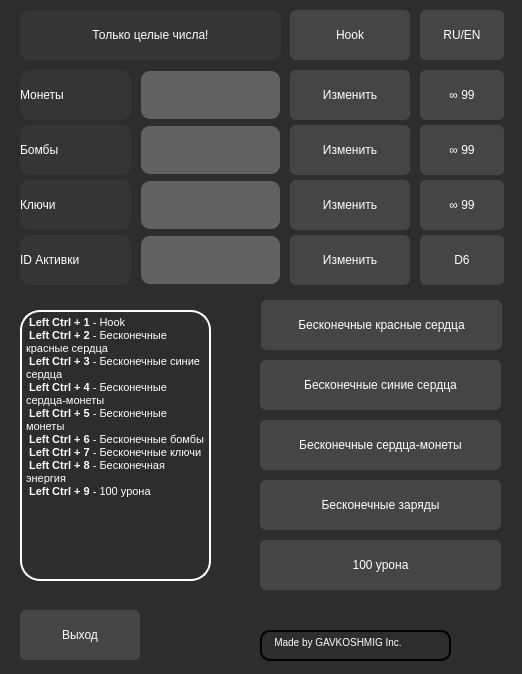
<?xml version="1.0" encoding="UTF-8"?>
<ui version="4.0">
 <class>MainWindow</class>
 <widget class="QMainWindow" name="MainWindow">
  <property name="enabled">
   <bool>true</bool>
  </property>
  <property name="geometry">
   <rect>
    <x>0</x>
    <y>0</y>
    <width>522</width>
    <height>674</height>
   </rect>
  </property>
  <property name="windowTitle">
   <string>Isaac`s Cheats</string>
  </property>
  <property name="styleSheet">
   <string notr="true"/>
  </property>
  <widget class="QWidget" name="centralwidget">
   <property name="styleSheet">
    <string notr="true">QWidget{
background-color: rgb(45, 45, 45);
}</string>
   </property>
   <widget class="QLabel" name="Int_Numbers_Only">
    <property name="geometry">
     <rect>
      <x>20</x>
      <y>10</y>
      <width>261</width>
      <height>50</height>
     </rect>
    </property>
    <property name="styleSheet">
     <string notr="true">QLabel{
	color: rgb(255, 255, 255);
	font: 75 11pt &quot;MS Shell Dlg 2&quot;;
	background-color: rgb(53, 53, 53);
	border-radius: 10px;
}</string>
    </property>
    <property name="text">
     <string>&lt;html&gt;&lt;head/&gt;&lt;body&gt;&lt;p align=&quot;center&quot;&gt;Только целые числа!&lt;/p&gt;&lt;/body&gt;&lt;/html&gt;</string>
    </property>
    <property name="margin">
     <number>10</number>
    </property>
   </widget>
   <widget class="QLabel" name="Coins">
    <property name="geometry">
     <rect>
      <x>20</x>
      <y>70</y>
      <width>111</width>
      <height>50</height>
     </rect>
    </property>
    <property name="styleSheet">
     <string notr="true">QLabel{
	color: rgb(255, 255, 255);
	font: 75 11pt &quot;MS Shell Dlg 2&quot;;
	background-color: rgb(53, 53, 53);
	border-radius: 10px;
}</string>
    </property>
    <property name="text">
     <string>Монеты</string>
    </property>
    <property name="margin">
     <number>10</number>
    </property>
   </widget>
   <widget class="QLabel" name="Bombs">
    <property name="geometry">
     <rect>
      <x>20</x>
      <y>125</y>
      <width>111</width>
      <height>50</height>
     </rect>
    </property>
    <property name="styleSheet">
     <string notr="true">QLabel{
	color: rgb(255, 255, 255);
	font: 75 11pt &quot;MS Shell Dlg 2&quot;;
	background-color: rgb(53, 53, 53);
	border-radius: 10px;
}</string>
    </property>
    <property name="text">
     <string>Бомбы</string>
    </property>
    <property name="margin">
     <number>10</number>
    </property>
   </widget>
   <widget class="QLabel" name="Keys">
    <property name="geometry">
     <rect>
      <x>20</x>
      <y>180</y>
      <width>111</width>
      <height>50</height>
     </rect>
    </property>
    <property name="styleSheet">
     <string notr="true">QLabel{
	color: rgb(255, 255, 255);
	font: 75 11pt &quot;MS Shell Dlg 2&quot;;
	background-color: rgb(53, 53, 53);
	border-radius: 10px;
}</string>
    </property>
    <property name="text">
     <string>Ключи</string>
    </property>
    <property name="margin">
     <number>10</number>
    </property>
   </widget>
   <widget class="QLabel" name="Active_items">
    <property name="geometry">
     <rect>
      <x>20</x>
      <y>235</y>
      <width>111</width>
      <height>50</height>
     </rect>
    </property>
    <property name="styleSheet">
     <string notr="true">QLabel{
	color: rgb(255, 255, 255);
	font: 75 11pt &quot;MS Shell Dlg 2&quot;;
	background-color: rgb(53, 53, 53);
	border-radius: 10px;
}</string>
    </property>
    <property name="text">
     <string>ID Активки</string>
    </property>
    <property name="margin">
     <number>10</number>
    </property>
   </widget>
   <widget class="QPushButton" name="Change_coins">
    <property name="geometry">
     <rect>
      <x>290</x>
      <y>70</y>
      <width>120</width>
      <height>50</height>
     </rect>
    </property>
    <property name="styleSheet">
     <string notr="true">QPushButton {
	color: rgb(255, 255, 255);
	font: 10pt &quot;MS Shell Dlg 2&quot;;
    border-radius: 6px;
	background-color: rgb(69, 69, 69);
    min-width: 80px;
}
QPushButton:hover{
	border: 2px solid rgb(50, 50, 50);
}
QPushButton:pressed {
	background-color: rgb(64, 64, 64);
}

QPushButton:flat {
    border: none; 
}

QPushButton:default {
    border-color: navy; 
}</string>
    </property>
    <property name="text">
     <string>Изменить</string>
    </property>
   </widget>
   <widget class="QLineEdit" name="Input_coins">
    <property name="geometry">
     <rect>
      <x>140</x>
      <y>70</y>
      <width>141</width>
      <height>50</height>
     </rect>
    </property>
    <property name="styleSheet">
     <string notr="true">QLineEdit{
	font: 10pt &quot;MS Shell Dlg 2&quot;;
	border: 2px solid rgb(37, 39, 48, 0);
	border-radius: 10px;
	color: #FFF;
	padding-left: 20 px;
	padding-right: 20 px;
	background-color: rgb(97, 97, 97);
}
QLineEdit:hover{
	border: 2px solid rgb(104, 104, 104);
}
QLineEdit:focus{
	border: 2px solid rgb(255, 255, 255);
	
	background-color: rgb(141, 141, 141);
}</string>
    </property>
   </widget>
   <widget class="QLineEdit" name="Input_bombs">
    <property name="geometry">
     <rect>
      <x>140</x>
      <y>125</y>
      <width>141</width>
      <height>50</height>
     </rect>
    </property>
    <property name="styleSheet">
     <string notr="true">QLineEdit{
	font: 10pt &quot;MS Shell Dlg 2&quot;;
	border: 2px solid rgb(37, 39, 48, 0);
	border-radius: 10px;
	color: #FFF;
	padding-left: 20 px;
	padding-right: 20 px;
	background-color: rgb(97, 97, 97);
}
QLineEdit:hover{
	border: 2px solid rgb(104, 104, 104);
}
QLineEdit:focus{
	border: 2px solid rgb(255, 255, 255);
	
	background-color: rgb(141, 141, 141);
}</string>
    </property>
   </widget>
   <widget class="QLineEdit" name="Input_keys">
    <property name="geometry">
     <rect>
      <x>140</x>
      <y>180</y>
      <width>141</width>
      <height>50</height>
     </rect>
    </property>
    <property name="styleSheet">
     <string notr="true">QLineEdit{
	font: 10pt &quot;MS Shell Dlg 2&quot;;
	border: 2px solid rgb(37, 39, 48, 0);
	border-radius: 10px;
	color: #FFF;
	padding-left: 20 px;
	padding-right: 20 px;
	background-color: rgb(97, 97, 97);
}
QLineEdit:hover{
	border: 2px solid rgb(104, 104, 104);
}
QLineEdit:focus{
	border: 2px solid rgb(255, 255, 255);
	
	background-color: rgb(141, 141, 141);
}</string>
    </property>
   </widget>
   <widget class="QLineEdit" name="Input_items">
    <property name="geometry">
     <rect>
      <x>140</x>
      <y>235</y>
      <width>141</width>
      <height>50</height>
     </rect>
    </property>
    <property name="styleSheet">
     <string notr="true">QLineEdit{
	font: 10pt &quot;MS Shell Dlg 2&quot;;
	border: 2px solid rgb(37, 39, 48, 0);
	border-radius: 10px;
	color: #FFF;
	padding-left: 20 px;
	padding-right: 20 px;
	background-color: rgb(97, 97, 97);
}
QLineEdit:hover{
	border: 2px solid rgb(104, 104, 104);
}
QLineEdit:focus{
	border: 2px solid rgb(255, 255, 255);
	
	background-color: rgb(141, 141, 141);
}</string>
    </property>
   </widget>
   <widget class="QPushButton" name="Change_bombs">
    <property name="geometry">
     <rect>
      <x>290</x>
      <y>125</y>
      <width>120</width>
      <height>50</height>
     </rect>
    </property>
    <property name="styleSheet">
     <string notr="true">QPushButton {
	color: rgb(255, 255, 255);
	font: 10pt &quot;MS Shell Dlg 2&quot;;
    border-radius: 6px;
	background-color: rgb(69, 69, 69);
    min-width: 80px;
}
QPushButton:hover{
	border: 2px solid rgb(50, 50, 50);
}
QPushButton:pressed {
	background-color: rgb(64, 64, 64);
}

QPushButton:flat {
    border: none; 
}

QPushButton:default {
    border-color: navy; 
}</string>
    </property>
    <property name="text">
     <string>Изменить</string>
    </property>
   </widget>
   <widget class="QPushButton" name="Change_keys">
    <property name="geometry">
     <rect>
      <x>290</x>
      <y>180</y>
      <width>120</width>
      <height>50</height>
     </rect>
    </property>
    <property name="styleSheet">
     <string notr="true">QPushButton {
	color: rgb(255, 255, 255);
	font: 10pt &quot;MS Shell Dlg 2&quot;;
    border-radius: 6px;
	background-color: rgb(69, 69, 69);
    min-width: 80px;
}
QPushButton:hover{
	border: 2px solid rgb(50, 50, 50);
}
QPushButton:pressed {
	background-color: rgb(64, 64, 64);
}

QPushButton:flat {
    border: none; 
}

QPushButton:default {
    border-color: navy; 
}</string>
    </property>
    <property name="text">
     <string>Изменить</string>
    </property>
   </widget>
   <widget class="QPushButton" name="Change_items">
    <property name="geometry">
     <rect>
      <x>290</x>
      <y>235</y>
      <width>120</width>
      <height>50</height>
     </rect>
    </property>
    <property name="styleSheet">
     <string notr="true">QPushButton {
	color: rgb(255, 255, 255);
	font: 10pt &quot;MS Shell Dlg 2&quot;;
    border-radius: 6px;
	background-color: rgb(69, 69, 69);
    min-width: 80px;
}
QPushButton:hover{
	border: 2px solid rgb(50, 50, 50);
}
QPushButton:pressed {
	background-color: rgb(64, 64, 64);
}

QPushButton:flat {
    border: none; 
}

QPushButton:default {
    border-color: navy; 
}</string>
    </property>
    <property name="text">
     <string>Изменить</string>
    </property>
   </widget>
   <widget class="QPushButton" name="Infinity_coins">
    <property name="geometry">
     <rect>
      <x>420</x>
      <y>70</y>
      <width>84</width>
      <height>50</height>
     </rect>
    </property>
    <property name="styleSheet">
     <string notr="true">QPushButton {
	color: rgb(255, 255, 255);
	font: 10pt &quot;MS Shell Dlg 2&quot;;
    border-radius: 6px;
	background-color: rgb(69, 69, 69);
    min-width: 80px;
}
QPushButton:hover{
	border: 2px solid rgb(50, 50, 50);
}
QPushButton:pressed {
	background-color: rgb(64, 64, 64);
}

QPushButton:flat {
    border: none; 
}

QPushButton:default {
    border-color: navy; 
}</string>
    </property>
    <property name="text">
     <string>∞ 99</string>
    </property>
   </widget>
   <widget class="QPushButton" name="Infinity_bombs">
    <property name="geometry">
     <rect>
      <x>420</x>
      <y>125</y>
      <width>84</width>
      <height>50</height>
     </rect>
    </property>
    <property name="styleSheet">
     <string notr="true">QPushButton {
	color: rgb(255, 255, 255);
	font: 10pt &quot;MS Shell Dlg 2&quot;;
    border-radius: 6px;
	background-color: rgb(69, 69, 69);
    min-width: 80px;
}
QPushButton:hover{
	border: 2px solid rgb(50, 50, 50);
}
QPushButton:pressed {
	background-color: rgb(64, 64, 64);
}

QPushButton:flat {
    border: none; 
}

QPushButton:default {
    border-color: navy; 
}</string>
    </property>
    <property name="text">
     <string>∞ 99</string>
    </property>
   </widget>
   <widget class="QPushButton" name="Infinity_keys">
    <property name="geometry">
     <rect>
      <x>420</x>
      <y>180</y>
      <width>84</width>
      <height>50</height>
     </rect>
    </property>
    <property name="styleSheet">
     <string notr="true">QPushButton {
	color: rgb(255, 255, 255);
	font: 10pt &quot;MS Shell Dlg 2&quot;;
    border-radius: 6px;
	background-color: rgb(69, 69, 69);
    min-width: 80px;
}
QPushButton:hover{
	border: 2px solid rgb(50, 50, 50);
}
QPushButton:pressed {
	background-color: rgb(64, 64, 64);
}

QPushButton:flat {
    border: none; 
}

QPushButton:default {
    border-color: navy; 
}</string>
    </property>
    <property name="text">
     <string>∞ 99</string>
    </property>
   </widget>
   <widget class="QPushButton" name="D6_btn">
    <property name="geometry">
     <rect>
      <x>420</x>
      <y>235</y>
      <width>84</width>
      <height>50</height>
     </rect>
    </property>
    <property name="styleSheet">
     <string notr="true">QPushButton {
	color: rgb(255, 255, 255);
	font: 10pt &quot;MS Shell Dlg 2&quot;;
    border-radius: 6px;
	background-color: rgb(69, 69, 69);
    min-width: 80px;
}
QPushButton:hover{
	border: 2px solid rgb(50, 50, 50);
}
QPushButton:pressed {
	background-color: rgb(64, 64, 64);
}

QPushButton:flat {
    border: none; 
}

QPushButton:default {
    border-color: navy; 
}</string>
    </property>
    <property name="text">
     <string>D6</string>
    </property>
   </widget>
   <widget class="QPushButton" name="Inf_energy">
    <property name="geometry">
     <rect>
      <x>260</x>
      <y>480</y>
      <width>241</width>
      <height>50</height>
     </rect>
    </property>
    <property name="styleSheet">
     <string notr="true">QPushButton {
	color: rgb(255, 255, 255);
	font: 10pt &quot;MS Shell Dlg 2&quot;;
    border-radius: 6px;
	background-color: rgb(69, 69, 69);
    min-width: 80px;
}
QPushButton:hover{
	border: 2px solid rgb(50, 50, 50);
}
QPushButton:pressed {
	background-color: rgb(64, 64, 64);
}

QPushButton:flat {
    border: none; 
}

QPushButton:default {
    border-color: navy; 
}</string>
    </property>
    <property name="text">
     <string>Бесконечные заряды</string>
    </property>
   </widget>
   <widget class="QPushButton" name="Dmg_btn">
    <property name="geometry">
     <rect>
      <x>260</x>
      <y>540</y>
      <width>241</width>
      <height>50</height>
     </rect>
    </property>
    <property name="styleSheet">
     <string notr="true">QPushButton {
	color: rgb(255, 255, 255);
	font: 10pt &quot;MS Shell Dlg 2&quot;;
    border-radius: 6px;
	background-color: rgb(69, 69, 69);
    min-width: 80px;
}
QPushButton:hover{
	border: 2px solid rgb(50, 50, 50);
}
QPushButton:pressed {
	background-color: rgb(64, 64, 64);
}

QPushButton:flat {
    border: none; 
}

QPushButton:default {
    border-color: navy; 
}</string>
    </property>
    <property name="text">
     <string>100 урона</string>
    </property>
   </widget>
   <widget class="QPushButton" name="Inf_hearts_coins">
    <property name="geometry">
     <rect>
      <x>260</x>
      <y>420</y>
      <width>241</width>
      <height>50</height>
     </rect>
    </property>
    <property name="styleSheet">
     <string notr="true">QPushButton {
	color: rgb(255, 255, 255);
	font: 10pt &quot;MS Shell Dlg 2&quot;;
    border-radius: 6px;
	background-color: rgb(69, 69, 69);
    min-width: 80px;
}
QPushButton:hover{
	border: 2px solid rgb(50, 50, 50);
}
QPushButton:pressed {
	background-color: rgb(64, 64, 64);
}

QPushButton:flat {
    border: none; 
}

QPushButton:default {
    border-color: navy; 
}</string>
    </property>
    <property name="text">
     <string>Бесконечные сердца-монеты</string>
    </property>
   </widget>
   <widget class="QPushButton" name="Inf_red_hearts">
    <property name="geometry">
     <rect>
      <x>261</x>
      <y>300</y>
      <width>241</width>
      <height>50</height>
     </rect>
    </property>
    <property name="styleSheet">
     <string notr="true">QPushButton {
	color: rgb(255, 255, 255);
	font: 10pt &quot;MS Shell Dlg 2&quot;;
    border-radius: 6px;
	background-color: rgb(69, 69, 69);
    min-width: 80px;
}
QPushButton:hover{
	border: 2px solid rgb(50, 50, 50);
}
QPushButton:pressed {
	background-color: rgb(64, 64, 64);
}

QPushButton:flat {
    border: none; 
}

QPushButton:default {
    border-color: navy; 
}</string>
    </property>
    <property name="text">
     <string>Бесконечные красные сердца</string>
    </property>
   </widget>
   <widget class="QPushButton" name="Inf_blue_hearts">
    <property name="geometry">
     <rect>
      <x>260</x>
      <y>360</y>
      <width>241</width>
      <height>50</height>
     </rect>
    </property>
    <property name="styleSheet">
     <string notr="true">QPushButton {
	color: rgb(255, 255, 255);
	font: 10pt &quot;MS Shell Dlg 2&quot;;
    border-radius: 6px;
	background-color: rgb(69, 69, 69);
    min-width: 80px;
}
QPushButton:hover{
	border: 2px solid rgb(50, 50, 50);
}
QPushButton:pressed {
	background-color: rgb(64, 64, 64);
}

QPushButton:flat {
    border: none; 
}

QPushButton:default {
    border-color: navy; 
}</string>
    </property>
    <property name="text">
     <string>Бесконечные синие сердца</string>
    </property>
   </widget>
   <widget class="QPushButton" name="Exit_btn">
    <property name="geometry">
     <rect>
      <x>20</x>
      <y>610</y>
      <width>120</width>
      <height>50</height>
     </rect>
    </property>
    <property name="styleSheet">
     <string notr="true">QPushButton {
	color: rgb(255, 255, 255);
	font: 10pt &quot;MS Shell Dlg 2&quot;;
    border-radius: 6px;
	background-color: rgb(69, 69, 69);
    min-width: 80px;
}
QPushButton:hover{
	border: 2px solid rgb(50, 50, 50);
}
QPushButton:pressed {
	background-color: rgb(64, 64, 64);
}

QPushButton:flat {
    border: none; 
}

QPushButton:default {
    border-color: navy; 
}</string>
    </property>
    <property name="text">
     <string>Выход</string>
    </property>
   </widget>
   <widget class="QTextBrowser" name="Inform_board">
    <property name="geometry">
     <rect>
      <x>20</x>
      <y>310</y>
      <width>191</width>
      <height>271</height>
     </rect>
    </property>
    <property name="styleSheet">
     <string notr="true">QTextBrowser{
	color: rgb(255, 255, 255);
	border-radius: 20px;
	border: 2px solid rgb(255, 255, 255);
	background-color: rgb(45, 45, 45);
}
</string>
    </property>
    <property name="html">
     <string>&lt;!DOCTYPE HTML PUBLIC &quot;-//W3C//DTD HTML 4.0//EN&quot; &quot;http://www.w3.org/TR/REC-html40/strict.dtd&quot;&gt;
&lt;html&gt;&lt;head&gt;&lt;meta name=&quot;qrichtext&quot; content=&quot;1&quot; /&gt;&lt;meta charset=&quot;utf-8&quot; /&gt;&lt;style type=&quot;text/css&quot;&gt;
p, li { white-space: pre-wrap; }
hr { height: 1px; border-width: 0; }
li.unchecked::marker { content: &quot;\2610&quot;; }
li.checked::marker { content: &quot;\2612&quot;; }
&lt;/style&gt;&lt;/head&gt;&lt;body style=&quot; font-family:'Segoe UI'; font-size:9pt; font-weight:400; font-style:normal;&quot;&gt;
&lt;p style=&quot; margin-top:0px; margin-bottom:0px; margin-left:0px; margin-right:0px; -qt-block-indent:0; text-indent:0px;&quot;&gt;&lt;span style=&quot; font-family:'MS Shell Dlg 2'; font-size:8pt; font-weight:600;&quot;&gt; Left Ctrl + 1&lt;/span&gt;&lt;span style=&quot; font-family:'MS Shell Dlg 2'; font-size:8pt;&quot;&gt; - Hook&lt;/span&gt;&lt;/p&gt;
&lt;p style=&quot; margin-top:0px; margin-bottom:0px; margin-left:0px; margin-right:0px; -qt-block-indent:0; text-indent:0px;&quot;&gt;&lt;span style=&quot; font-family:'MS Shell Dlg 2'; font-size:8pt; font-weight:600;&quot;&gt; Left Ctrl + 2&lt;/span&gt;&lt;span style=&quot; font-family:'MS Shell Dlg 2'; font-size:8pt;&quot;&gt; - Бесконечные красные сердца&lt;/span&gt;&lt;/p&gt;
&lt;p style=&quot; margin-top:0px; margin-bottom:0px; margin-left:0px; margin-right:0px; -qt-block-indent:0; text-indent:0px;&quot;&gt;&lt;span style=&quot; font-family:'MS Shell Dlg 2'; font-size:8pt; font-weight:600;&quot;&gt; Left Ctrl + 3&lt;/span&gt;&lt;span style=&quot; font-family:'MS Shell Dlg 2'; font-size:8pt;&quot;&gt; - Бесконечные синие сердца&lt;/span&gt;&lt;/p&gt;
&lt;p style=&quot; margin-top:0px; margin-bottom:0px; margin-left:0px; margin-right:0px; -qt-block-indent:0; text-indent:0px;&quot;&gt;&lt;span style=&quot; font-family:'MS Shell Dlg 2'; font-size:8pt; font-weight:600;&quot;&gt; Left Ctrl + 4&lt;/span&gt;&lt;span style=&quot; font-family:'MS Shell Dlg 2'; font-size:8pt;&quot;&gt; - Бесконечные сердца-монеты&lt;/span&gt;&lt;/p&gt;
&lt;p style=&quot; margin-top:0px; margin-bottom:0px; margin-left:0px; margin-right:0px; -qt-block-indent:0; text-indent:0px;&quot;&gt;&lt;span style=&quot; font-family:'MS Shell Dlg 2'; font-size:8pt; font-weight:600;&quot;&gt; Left Ctrl + 5&lt;/span&gt;&lt;span style=&quot; font-family:'MS Shell Dlg 2'; font-size:8pt;&quot;&gt; - Бесконечные монеты&lt;/span&gt;&lt;/p&gt;
&lt;p style=&quot; margin-top:0px; margin-bottom:0px; margin-left:0px; margin-right:0px; -qt-block-indent:0; text-indent:0px;&quot;&gt;&lt;span style=&quot; font-family:'MS Shell Dlg 2'; font-size:8pt; font-weight:600;&quot;&gt; Left Ctrl + 6&lt;/span&gt;&lt;span style=&quot; font-family:'MS Shell Dlg 2'; font-size:8pt;&quot;&gt; - Бесконечные бомбы&lt;/span&gt;&lt;/p&gt;
&lt;p style=&quot; margin-top:0px; margin-bottom:0px; margin-left:0px; margin-right:0px; -qt-block-indent:0; text-indent:0px;&quot;&gt;&lt;span style=&quot; font-family:'MS Shell Dlg 2'; font-size:8pt; font-weight:600;&quot;&gt; Left Ctrl + 7&lt;/span&gt;&lt;span style=&quot; font-family:'MS Shell Dlg 2'; font-size:8pt;&quot;&gt; - Бесконечные ключи&lt;/span&gt;&lt;/p&gt;
&lt;p style=&quot; margin-top:0px; margin-bottom:0px; margin-left:0px; margin-right:0px; -qt-block-indent:0; text-indent:0px;&quot;&gt;&lt;span style=&quot; font-family:'MS Shell Dlg 2'; font-size:8pt; font-weight:600;&quot;&gt; Left Ctrl + 8&lt;/span&gt;&lt;span style=&quot; font-family:'MS Shell Dlg 2'; font-size:8pt;&quot;&gt; - Бесконечная энергия&lt;/span&gt;&lt;/p&gt;
&lt;p style=&quot; margin-top:0px; margin-bottom:0px; margin-left:0px; margin-right:0px; -qt-block-indent:0; text-indent:0px;&quot;&gt;&lt;span style=&quot; font-family:'MS Shell Dlg 2'; font-size:8pt; font-weight:600;&quot;&gt; Left Ctrl + 9&lt;/span&gt;&lt;span style=&quot; font-family:'MS Shell Dlg 2'; font-size:8pt;&quot;&gt; - 100 урона&lt;/span&gt;&lt;/p&gt;&lt;/body&gt;&lt;/html&gt;</string>
    </property>
   </widget>
   <widget class="QPushButton" name="Language_btn">
    <property name="geometry">
     <rect>
      <x>420</x>
      <y>10</y>
      <width>84</width>
      <height>50</height>
     </rect>
    </property>
    <property name="styleSheet">
     <string notr="true">QPushButton {
	color: rgb(255, 255, 255);
	font: 10pt &quot;MS Shell Dlg 2&quot;;
    border-radius: 6px;
	background-color: rgb(69, 69, 69);
    min-width: 80px;
}
QPushButton:hover{
	border: 2px solid rgb(50, 50, 50);
}
QPushButton:pressed {
	background-color: rgb(64, 64, 64);
}

QPushButton:flat {
    border: none; 
}

QPushButton:default {
    border-color: navy; 
}</string>
    </property>
    <property name="text">
     <string>RU/EN</string>
    </property>
   </widget>
   <widget class="QPushButton" name="Hook_btn">
    <property name="geometry">
     <rect>
      <x>290</x>
      <y>10</y>
      <width>120</width>
      <height>50</height>
     </rect>
    </property>
    <property name="styleSheet">
     <string notr="true">QPushButton {
	color: rgb(255, 255, 255);
	font: 10pt &quot;MS Shell Dlg 2&quot;;
    border-radius: 6px;
	background-color: rgb(69, 69, 69);
    min-width: 80px;
}
QPushButton:hover{
	border: 2px solid rgb(50, 50, 50);
}
QPushButton:pressed {
	background-color: rgb(64, 64, 64);
}

QPushButton:flat {
    border: none; 
}

QPushButton:default {
    border-color: navy; 
}</string>
    </property>
    <property name="text">
     <string>Hook</string>
    </property>
   </widget>
   <widget class="QTextBrowser" name="Author_btn">
    <property name="geometry">
     <rect>
      <x>260</x>
      <y>630</y>
      <width>191</width>
      <height>31</height>
     </rect>
    </property>
    <property name="styleSheet">
     <string notr="true">QTextBrowser{
	color: rgb(255, 255, 255);
	border-radius: 10px;
	border: 2px solid;
	background-color: qconicalgradient(cx:0.5, cy:0.5, angle:0, stop:0 rgba(136, 106, 22, 255), stop:0.119403 rgba(166, 140, 41, 255), stop:0.233831 rgba(204, 181, 74, 255), stop:0.293532 rgba(235, 219, 102, 255), stop:0.383085 rgba(245, 236, 112, 255), stop:0.502488 rgba(209, 190, 76, 255), stop:0.57 rgba(187, 156, 51, 255), stop:0.61194 rgba(168, 142, 42, 255), stop:0.695 rgba(202, 174, 68, 255), stop:0.75 rgba(218, 202, 86, 255), stop:0.80597 rgba(208, 187, 73, 255), stop:0.835821 rgba(187, 156, 51, 255), stop:0.890547 rgba(137, 108, 26, 255), stop:1 rgba(35, 40, 3, 255));
}</string>
    </property>
    <property name="html">
     <string>&lt;!DOCTYPE HTML PUBLIC &quot;-//W3C//DTD HTML 4.0//EN&quot; &quot;http://www.w3.org/TR/REC-html40/strict.dtd&quot;&gt;
&lt;html&gt;&lt;head&gt;&lt;meta name=&quot;qrichtext&quot; content=&quot;1&quot; /&gt;&lt;meta charset=&quot;utf-8&quot; /&gt;&lt;style type=&quot;text/css&quot;&gt;
p, li { white-space: pre-wrap; }
hr { height: 1px; border-width: 0; }
li.unchecked::marker { content: &quot;\2610&quot;; }
li.checked::marker { content: &quot;\2612&quot;; }
&lt;/style&gt;&lt;/head&gt;&lt;body style=&quot; font-family:'Segoe UI'; font-size:9pt; font-weight:400; font-style:normal;&quot;&gt;
&lt;p style=&quot; margin-top:0px; margin-bottom:0px; margin-left:0px; margin-right:0px; -qt-block-indent:0; text-indent:0px;&quot;&gt;&lt;span style=&quot; font-family:'MS Shell Dlg 2'; font-size:7.8pt;&quot;&gt;   Made by GAVKOSHMIG Inc.&lt;/span&gt;&lt;/p&gt;&lt;/body&gt;&lt;/html&gt;</string>
    </property>
   </widget>
   <widget class="QLabel" name="Icon_author">
    <property name="geometry">
     <rect>
      <x>460</x>
      <y>620</y>
      <width>41</width>
      <height>41</height>
     </rect>
    </property>
    <property name="styleSheet">
     <string notr="true">QLabel{
	background-image: url(:/newPrefix/imgonline-com-ua-Resize-FJDPqgFmfYQzOIw.jpg);
}</string>
    </property>
    <property name="text">
     <string/>
    </property>
   </widget>
  </widget>
 </widget>
 <resources>
  <include location="1.qrc"/>
  <include location="222.qrc"/>
 </resources>
 <connections/>
</ui>
